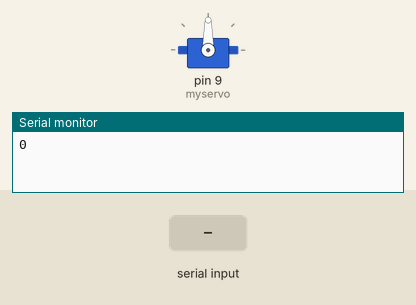
Simulated run of this sketch. Board: Arduino Uno, built with avr-gcc and run on an emulated ATmega328P. Shown: servo, the last lines printed to the serial monitor. The inputs (shaded band) are chosen by the test bench.

Above: at 1.2 s.
1.3 s: "90,45\n" received over Serial
At 2.1 s:
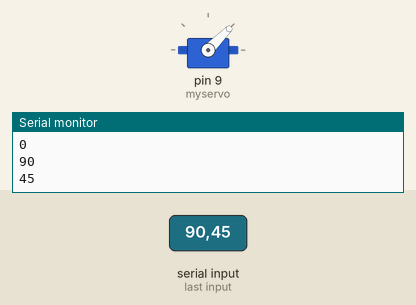
2.8 s: "30,150\n" received over Serial
At 3.2 s:
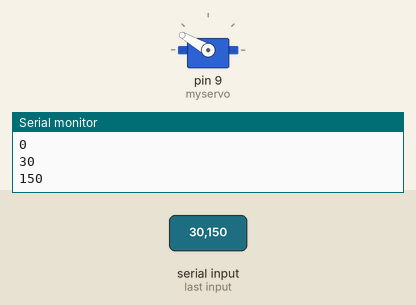
4.3 s: "5\n" received over Serial
At 5.0 s:
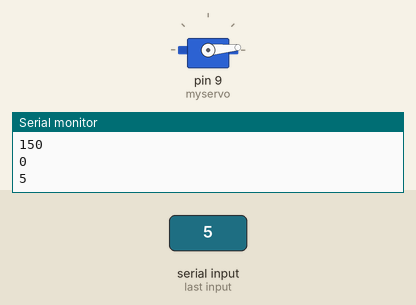
5.8 s: "200\n" received over Serial
At 6.2 s:
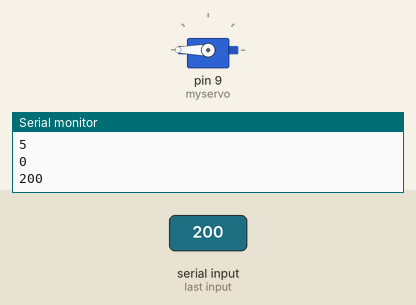
7.3 s: "90\n" received over Serial
At 8.5 s:
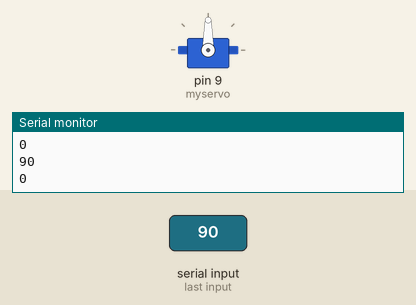
Timing chart, 0 to 9.8 s (numbered marks = the images above; inputs shaded):
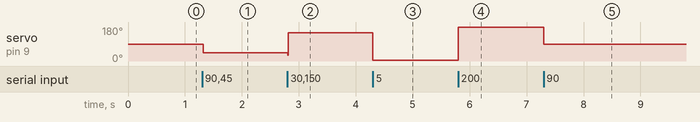

The sketch:

servoserial.ino
```cpp
/*
 Controlling a servo position using a serial communication

 Author: Jash Mota
*/

 #include <Servo.h>

Servo myservo;  // create servo object to control a servo
int val = 0;    // variable to read the value from serial communication

void setup() {
  Serial.begin(9600);
  myservo.attach(9);  // attaches the servo on pin 9 to the servo object
}

void loop() {
  val = Serial.parseInt();            // reads the value from serial between 0 - 180)
  Serial.println(val);
  if(val != 0)
  myservo.write(val);                  // sets the servo position
  delay(15);                           // waits for the servo to get there
}
```

Measured:
- after the input at 1.3 s, servo on pin 9 (myservo): 90° → 45° at once
- after the input at 2.8 s, servo on pin 9 (myservo): 45° → 150° at once
- after the input at 4.3 s, servo on pin 9 (myservo): 150° → 5° at once
- after the input at 5.8 s, servo on pin 9 (myservo): 5° → 180° at once
- after the input at 7.3 s, servo on pin 9 (myservo): 180° → 90° at once
